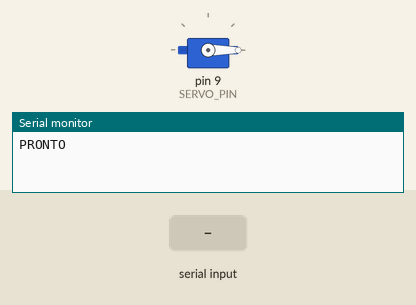
This sketch was run on a simulated Arduino Uno, built with avr-gcc and run on an emulated ATmega328P. Shown: servo, the last lines printed to the serial monitor. The inputs (shaded band) are chosen by the test bench.

Above: at 1.2 s.
1.3 s: "AUTORIZADO\n" received over Serial
At 1.7 s:
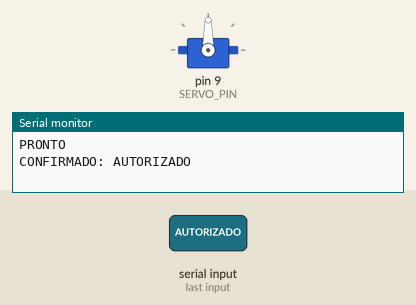
2.8 s: "PING\n" received over Serial
5.8 s: "NEGADO\n" received over Serial
Timing chart, 0 to 8.8 s (numbered marks = the images above; inputs shaded):
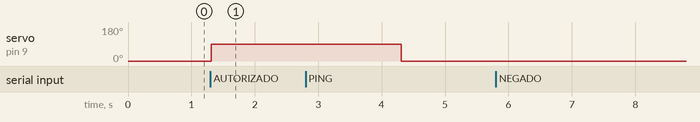

Measured:
- after the input at 1.3 s, servo on pin 9 (SERVO_PIN): 0° → 90° at once

The sketch:

arduino.ino
```cpp
#include <Servo.h>

const int SERVO_PIN = 9;
const int ANGULO_FECHADO = 0;
const int ANGULO_ABERTO = 90;
const unsigned long TEMPO_ABERTO_MS = 3000;

Servo catraca;
bool aberta = false;
unsigned long abertaEm = 0;

void abrirCatraca() {
  catraca.write(ANGULO_ABERTO);
  aberta = true;
  abertaEm = millis();
}

void fecharCatraca() {
  catraca.write(ANGULO_FECHADO);
  aberta = false;
}

void setup() {
  Serial.begin(9600);
  catraca.attach(SERVO_PIN);
  catraca.write(ANGULO_FECHADO);
  Serial.println("PRONTO");
}

void loop() {
  if (Serial.available() > 0) {
    String comando = Serial.readStringUntil('\n');
    comando.trim();

    if (comando == "PING") {
      Serial.println("PONG");
    }
    else if (comando == "AUTORIZADO") {
      abrirCatraca();
      Serial.println("CONFIRMADO: AUTORIZADO");
    }
    else if (comando == "NEGADO") {
      fecharCatraca();  // servo fica parado em 0°
      Serial.println("CONFIRMADO: NEGADO");
    }
    // comandos do backend/arduino.py novo
    else if (comando == "LIBERADO") {
      abrirCatraca();
      Serial.println("ESTADO:ABERTA");
    }
    else if (comando == "BLOQUEADO") {
      fecharCatraca();
      Serial.println("ESTADO:FECHADA");
    }
    else if (comando == "STATUS") {
      Serial.println(aberta ? "ESTADO:ABERTA" : "ESTADO:FECHADA");
    }
  }

  // fecha sozinha depois do tempo, sem travar o loop
  if (aberta && millis() - abertaEm >= TEMPO_ABERTO_MS) {
    fecharCatraca();
    Serial.println("ESTADO:FECHADA");
  }
}
```
